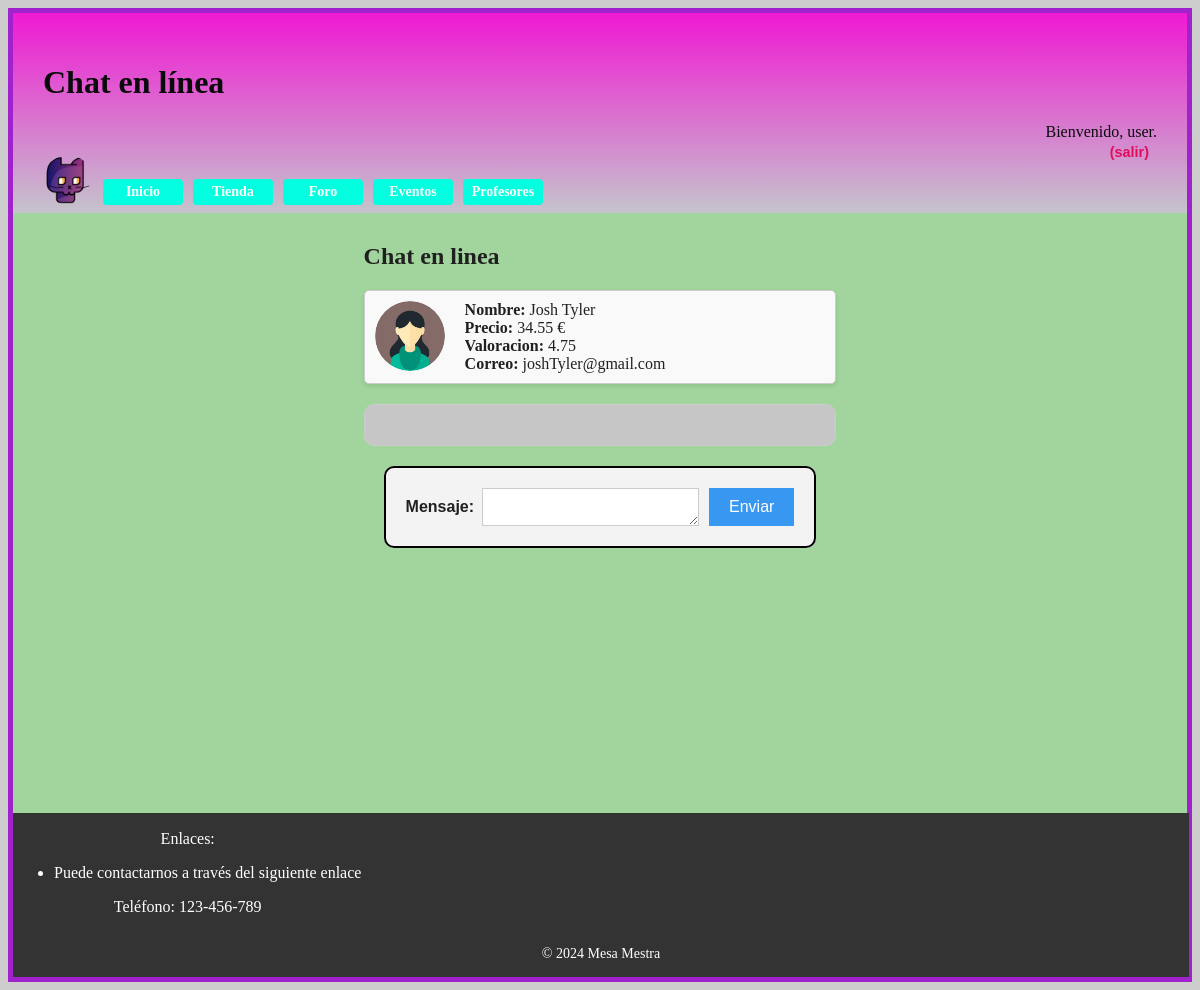
/ChatViewProfesor.php?id_profesor=50 (signed in), run on the app's committed database.
### tables this page shows
CREATE TABLE `usuarios` (
  `id` int(11) NOT NULL,
  `password` varchar(70) NOT NULL,
  `nombre` varchar(50) NOT NULL,
  `correo` varchar(50) NOT NULL,
  `rolUser` int(11) NOT NULL,
  `valoracion` float DEFAULT NULL,
  `precio` float DEFAULT NULL,
  `avatar` varchar(50) DEFAULT NULL
);

### includes/src/Usuarios/Usuario.php (called while the page is built, shortened)
<?php
class Usuario
{
    public static function buscaUsuario($correo)
    {
        $conn = \es\ucm\fdi\aw\src\BD::getInstance()->getConexionBd();
        $query = sprintf("SELECT * FROM usuarios U WHERE U.correo='%s'", $conn->real_escape_string($correo));
        $rs = $conn->query($query);
        $result = false;
        if ($rs) {
            $fila = $rs->fetch_assoc();
            if ($fila) {
                $result = new Usuario($fila['rolUser'], $fila['nombre'], $fila['password'],$fila['correo'], $fila['avatar'],$fila['id']);
            }
        } else {
            error_log("Error BD ({$conn->errno}): {$conn->error}");
        }
        return $result;
    }
    protected static function hashPassword($password)
    {
        return password_hash($password, PASSWORD_DEFAULT);
    }
    private $id;
    private $nombre;
    private $correo;
    private $avatar;
    protected  function __construct($rol,$nombre, $password, $correo, $avatar, $id = null)
    {
        $this->id = $id;
        $this->nombre = $nombre;
        $this->correo = $correo;
        $this->avatar = $avatar;
    }
    public function getId()
    {
        return $this->id;
    }
    public function getNombre()
    {
        return $this->nombre;
    }
    public function getCorreo()
    {
        return $this->correo;
    }
    public function getAvatar()
    {
        return $this->avatar;
    }
}

### includes/src/Profesores/Profesor.php (called while the page is built, shortened)
<?php
class Profesor extends Usuario
{
    private $valoracion;
    private $precio;
    public function __construct($rol, $nombre, $password, $correo,  $precio, $avatar,$valoracion,$id = null)
    {
        $this->valoracion =  $valoracion;
        $this->precio =  $precio;
    }
    public function getValoracion()
    {
        return $this->valoracion;
    }
    public function getPrecio()
    {
        return $this->precio;
    }
    public static function listarProfesores()
    {
        $conn = BD::getInstance()->getConexionBd();
        $query = "SELECT * FROM usuarios WHERE rolUser = ".self::TEACHER_ROLE;
        $rs = $conn->query($query);
        $profesores = array();
        if ($rs) {
        while ($fila = $rs->fetch_assoc()) {
        $profesor = new Profesor(
        $fila['rolUser'],
        $fila['nombre'],
        $fila['password'],
        $fila['correo'],
        $fila['precio'],
        $fila['avatar'],
        $fila['valoracion'],
        $fila['id']
        );
        $profesores[] = $profesor;
        }
        }
        return $profesores;
    }
}

### includes/src/BD.php (called while the page is built, shortened)
<?php
class BD
{
    private static $instancia;
    public static function getInstance()
    {
        if (!self::$instancia instanceof self) {
            self::$instancia = new static();
        }
        return self::$instancia;
    }
    private $rutaRaizApp;
    private $dirInstalacion;
    private $inicializada;
    private function __construct()
    {
        $this->inicializada = false;
    }
    public function init($bdDatosConexion, $rutaApp = RUTA_APP, $dirInstalacion = __DIR__. '/../')
    {
        if (!$this->inicializada) {
            $this->rutaRaizApp = $rutaApp;
            $this->dirInstalacion = $dirInstalacion;
            $tamDirInstalacion = mb_strlen($this->dirInstalacion);
            if ($tamDirInstalacion > 0) {
                $ultimoChar = mb_substr($this->dirInstalacion, $tamDirInstalacion-1, 1);
                if ($ultimoChar === DIRECTORY_SEPARATOR || $ultimoChar === '/') {
                    $this->dirInstalacion = mb_substr($this->dirInstalacion, 0, $tamDirInstalacion - 1);
                }
            }
            $this->inicializada = true;
        }
    }
    public function resuelve($path = '')
    {
        $rutaAppLongitudPrefijo = mb_strlen($this->rutaRaizApp);
        return $this->rutaRaizApp . $path;
    }
    public function doInclude($path = '', &$params= [])
    {
        $this->doIncludeInterna($path, $params);
    }
    private function doIncludeInterna($path, &$params)
    {
        include($this->dirInstalacion  . $path);
    }
    public function generaVista(string $rutaVista, &$params)
    {
        $params['app'] = $this;
        $rutaVista = "/vistas{$rutaVista}";
        $this->doIncludeInterna($rutaVista, $params);
    }
    public function usuarioLogueado()
    {
        return ($_SESSION['login'] ?? false) === true;
    }
    public function nombreUsuario()
    {
        return $_SESSION['nombre'] ?? '';
    }
}

### includes/src/Mensajes/Mensaje.php (called while the page is built, shortened)
<?php
class Mensaje
{
    public static function GetMensajesInPrivateChat($idEmisor, $idDestinatario)
    {
        $conn = BD::getInstance()->getConexionBd();
        $query = sprintf("SELECT * FROM mensajes M WHERE
        (M.idEmisor = %d AND M.idDestinatario = %d)
        OR
        (M.idEmisor = %d AND M.idDestinatario = %d)",
        $idEmisor, $idDestinatario, $idDestinatario, $idEmisor);
        $query .= ' ORDER BY fechaHora ASC';
        $rs = $conn->query($query);
        $mensajes = array();
        return $mensajes;
    }
}

### includes/config.php (called while the page is built, shortened)
<?php
spl_autoload_register(function ($clase) {
    $prefix = 'es\\ucm\\fdi\\aw\\';
    $base_dir = __DIR__ . '/';
    $len = strlen($prefix);
    $relative_class = substr($clase, $len);
    $file = $base_dir . str_replace('\\', '/', $relative_class) . '.php';
});
require_once __DIR__ . '/vistas/helpers/utils.php';

### includes/vistas/helpers/utils.php (called while the page is built, shortened)
<?php
function resuelve($path = ''){
    $app = \es\ucm\fdi\aw\src\BD::getInstance();
    $url = $app->resuelve($path);
    return $url;
}

### ChatViewProfesor.php (the view, shortened to what this page needs)
<?php
require_once 'includes/config.php';
echo '<link rel="stylesheet" type="text/css" href="' . RUTA_CSS . '/imagenes.css">';
?>
<?php
$id_profesor = $_GET['id_profesor'];
$profesor = getProfesor($id_profesor);
$profView = visualizaProfesor($profesor);
$idReceptor = $id_profesor;
$usuario = Usuario::buscaUsuario($_SESSION['correo']);
$idEmisor = $usuario->getId();
$mensajesView = visualizaMensajes($idEmisor, $idReceptor, $idEmisor);
$rutaChat = resuelve('/ChatViewProfesor.php');
$form = new es\ucm\fdi\aw\src\Mensajes\FormularioMensajePrivado("$rutaChat?id_profesor=$id_profesor");
$form->idEmisor = $usuario->getId();
$form->idDestinatario = $id_profesor;
$htmlFormLogin = $form->gestiona();
$tituloPagina = 'Chat profesor';
$contenidoPrincipal=<<<EOF
  	<h1>Chat en linea</h1>
    $profView
    $mensajesView
    $htmlFormLogin
EOF;
$params = ['tituloPagina' => $tituloPagina, 'contenidoPrincipal' => $contenidoPrincipal, 'cabecera' => 'Chat en línea'];
$app->generaVista('/plantillas/plantilla.php', $params);
function visualizaMensajes($idEmisor, $idReceptor, $viewPoint)
{
    $mensajes = Mensaje::GetMensajesInPrivateChat($idEmisor, $idReceptor);
    $html = "<div class='chatPrivado'>";
    $html .= "</div>";
    return $html;
}
function visualizaProfesor($profesor) {
    $imagenPath = $profesor->getAvatar() ? RUTA_IMGS . $profesor->getAvatar() : RUTA_IMGS . 'images/avatarPorDefecto.png';
    $precio = $profesor->getPrecio();
    $valoracion = $profesor->getValoracion();
    if ($precio === null) {
        $precioTexto = '-';
    } else {
        $precioTexto = $precio . ' €';
    }
    if ($valoracion === null) {
        $valoracionTexto = '-';
    } else {
        $valoracionTexto = $valoracion;
    }
    $html = <<<EOF
    <div class="profesor">
        <img src="{$imagenPath}" alt="Avatar de {$profesor->getNombre()}" class="profesor_avatar">
        <div class="profesor_info">
            <div class="profesor_nombre"><strong>Nombre:</strong> {$profesor->getNombre()}</div>
            <div class="profesor_precio"><strong>Precio:</strong> {$precioTexto}</div>
            <div class="profesor_valoracion"><strong>Valoracion:</strong> {$valoracionTexto}</div>
            <div class="profesor_correo"><strong>Correo:</strong> {$profesor->getCorreo()}</div>
        </div>
    </div>
    EOF;
    return $html;
  }
function getProfesor($idProfesor)
{
    $profesores = Profesor::listarProfesores();
    foreach ($profesores as $profesor) {
        if($idProfesor == $profesor->getId())
        {
            return $profesor;
        }
    }
    return null;
}
  ?>

### includes/vistas/comun/cabecera.php (shortened to what this page needs)
<?php
function mostrarSaludo()
{
    $html = '';
    $app = BD::getInstance();
    if ($app->usuarioLogueado()) {
        $nombreUsuario = $app->nombreUsuario();
        $formLogout = new FormularioLogout();
        $htmlLogout = $formLogout->gestiona();
        $html = "Bienvenido, {$nombreUsuario}. $htmlLogout";
    } else {
        $loginUrl = $app->resuelve('/login.php');
        $registroUrl = $app->resuelve('/registro.php');
        $html = <<<EOS
        Usuario desconocido. <a href="{$loginUrl}" class="login-button">Login</a> <a href="{$registroUrl}" class="login-button">Registro</a>
      EOS;
    }
    return $html;
}
function mostrarInfoUsuario() {
    $app = BD::getInstance();
    if (!$app->usuarioLogueado())  {
        $avatar = (RUTA_IMGS . 'images/avatarPorDefecto.png');
        echo "<img src='{$avatar}' alt='Avatar por defecto' width='60' height='60'>";
    } else {
        $correo_usuario = $_SESSION['correo'];
        $usuario = Usuario::buscaUsuario($correo_usuario);
        $avatar = $usuario->getAvatar() ? (RUTA_IMGS . $usuario->getAvatar()) : (RUTA_IMGS . 'images/avatarPorDefecto.png');
        echo "<div class='info-usuario'>";
        echo "<div class='dropdown'>";
        echo "<img src='{$avatar}' alt='Avatar de {$usuario->getNombre()}' width='60' height='60' class='avatar-dropdown'>";
        echo "<ul class='dropdown-content'>";
        echo "</ul></div></div>";
    }
}
?>
<header>
    <h1><?= $params['cabecera'] ?? 'Mesa Maestra' ?></h1>
    <div class="saludo">
        <?= mostrarSaludo(); ?>
    </div>
    <nav>
        <ul>
            <li><a href="<?= RUTA_APP?>/index.php"class="sideBarDerButton">Inicio</a></li>
            <li><a href="<?= RUTA_APP?>/tienda.php" class="sideBarDerButton">Tienda</a></li>
            <li><a href="<?= RUTA_APP?>/foros.php"class="sideBarDerButton">Foro</a></li>
            <li><a href="<?= RUTA_APP?>/eventos.php"class="sideBarDerButton">Eventos</a></li>
            <li><a href="<?= RUTA_APP?>/profesores.php"class="sideBarDerButton">Profesores</a></li>
        </ul>
    </nav>
    <div class="info-usuario">
        <?= mostrarInfoUsuario(); ?>
    </div>
</header>

### css/imagenes.css (style rules this page uses)
.profesor { border: 1px solid #ccc; padding: 10px; margin-bottom: 20px; background-color: #f9f9f9; border-radius: 5px; box-shadow: 0 2px 4px rgba(0, 0, 0, 0.1); }
.profesor_avatar { width: 70px; height: 70px; border-radius: 50%; margin-right: 20px; float: left; }
.profesor_info { overflow: hidden; }

### css/estilo.css (style rules this page uses)
body { background-color: #CDCDCD; }
header { background-image: linear-gradient(#f019d3, #c5c4cc); padding: 30px; height: 140px; background-color: #e8f17ea4; color: rgb(10, 10, 10); }
header a, header a:visited { color: rgb(16, 16, 16); font-weight: bold; text-decoration: none; }
nav a, nav a:visited { color: rgb(224, 13, 140); font-weight: bold; text-decoration: none; }
div.saludo { width: 100%; text-align: right; }
.sideBarDerButton { display: inline-block; background-color: #03fee0; color: white; padding: 5px 5px; text-align: center; text-decoration: none; border: none; border-radius: 4px; cursor: pointer; font-size: 14px; width: 70px; }
.info-usuario { display: flex; align-items: center; margin-right: 5px; }
.info-usuario img { border-radius: 50%; margin-right: 0px; width: 50px; height: 50px; margin-top: -50px; }
nav { margin-left: 60px; }
nav ul { list-style-type: none; padding: 0; margin: 0; display: flex; }
nav li { margin-right: 10px; }
nav li:last-child { margin-right: 0; }

### css/conversacion.css (style rules this page uses)
.chatPrivado { max-width: 600px; margin: 0 auto; padding: 20px; border: 1px solid #ccc; border-radius: 10px; background-color: #c6c6c6; }

### data on the page
usuarios: avatar (picture)
usuarios: avatar (picture), nombre "Josh Tyler", precio "34.55 €", valoracion "4.75", correo "joshTyler@gmail.com"

### other printed values
$params['cabecera'] "Chat en línea"
mostrarSaludo() "Bienvenido, user."
